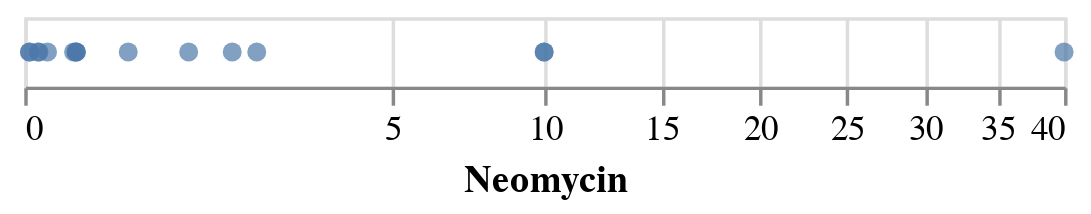

This figure's notebook cell:
### Markdown cell above
By default Altair uses a `linear` mapping between the domain values (MIC) and the range values (pixels). We can see that the MIC values span orders of magnitude: most points to cluster on the left, with a few large outliers to the right. 

To get a better overview of the data, we can apply a different scale transformation. To change the scale type, we'll set the `scale` attribute, using the `alt.Scale` method and `type` parameter.

Below is the result of using a square root (`sqrt`) scale type. Distances in the pixel range now correspond to the square root of distances in the data domain.

### Code cell
alt.Chart(antibiotics).mark_circle().encode(
    alt.X('Neomycin:Q',
          scale=alt.Scale(type='sqrt'))
)

### Figure 1 — Vega-Lite specification as saved in the notebook (floating-point values rounded to 4 significant figures)
{"config": {"view": {"continuousWidth": 300, "continuousHeight": 300}}, "data": {"name": "data-8833440f737304311e72aeeffd7b9881"}, "mark": {"type": "circle"}, "encoding": {"x": {"field": "Neomycin", "scale": {"type": "sqrt"}, "type": "quantitative"}}, "$schema": "https://vega.github.io/schema/vega-lite/v5.8.0.json", "datasets": {"data-8833440f737304311e72aeeffd7b9881": [{"Bacteria": "Aerobacter aerogenes", "Penicillin": 870.0, "Streptomycin": 1.0, "Neomycin": 1.6, "Gram_Staining": "negative", "Genus": "other"}, {"Bacteria": "Bacillus anthracis", "Penicillin": 0.001, "Streptomycin": 0.01, "Neomycin": 0.007, "Gram_Staining": "positive", "Genus": "other"}, {"Bacteria": "Brucella abortus", "Penicillin": 1.0, "Streptomycin": 2.0, "Neomycin": 0.02, "Gram_Staining": "negative", "Genus": "other"}, {"Bacteria": "Diplococcus pneumoniae", "Penicillin": 0.005, "Streptomycin": 11.0, "Neomycin": 10.0, "Gram_Staining": "positive", "Genus": "other"}, {"Bacteria": "Escherichia coli", "Penicillin": 100.0, "Streptomycin": 0.4, "Neomycin": 0.1, "Gram_Staining": "negative", "Genus": "other"}, {"Bacteria": "Klebsiella pneumoniae", "Penicillin": 850.0, "Streptomycin": 1.2, "Neomycin": 1.0, "Gram_Staining": "negative", "Genus": "other"}, {"Bacteria": "Mycobacterium tuberculosis", "Penicillin": 800.0, "Streptomycin": 5.0, "Neomycin": 2.0, "Gram_Staining": "negative", "Genus": "other"}, {"Bacteria": "Proteus vulgaris", "Penicillin": 3.0, "Streptomycin": 0.1, "Neomycin": 0.1, "Gram_Staining": "negative", "Genus": "other"}, {"Bacteria": "Pseudomonas aeruginosa", "Penicillin": 850.0, "Streptomycin": 2.0, "Neomycin": 0.4, "Gram_Staining": "negative", "Genus": "other"}, {"Bacteria": "Salmonella (Eberthella) typhosa", "Penicillin": 1.0, "Streptomycin": 0.4, "Neomycin": 0.008, "Gram_Staining": "negative", "Genus": "Salmonella"}, {"Bacteria": "Salmonella schottmuelleri", "Penicillin": 10.0, "Streptomycin": 0.8, "Neomycin": 0.09, "Gram_Staining": "negative", "Genus": "Salmonella"}, {"Bacteria": "Staphylococcus albus", "Penicillin": 0.007, "Streptomycin": 0.1, "Neomycin": 0.001, "Gram_Staining": "positive", "Genus": "Staphylococcus"}, {"Bacteria": "Staphylococcus aureus", "Penicillin": 0.03, "Streptomycin": 0.03, "Neomycin": 0.001, "Gram_Staining": "positive", "Genus": "Staphylococcus"}, {"Bacteria": "Streptococcus fecalis", "Penicillin": 1.0, "Streptomycin": 1.0, "Neomycin": 0.1, "Gram_Staining": "positive", "Genus": "Streptococcus"}, {"Bacteria": "Streptococcus hemolyticus", "Penicillin": 0.001, "Streptomycin": 14.0, "Neomycin": 10.0, "Gram_Staining": "positive", "Genus": "Streptococcus"}, {"Bacteria": "Streptococcus viridans", "Penicillin": 0.005, "Streptomycin": 10.0, "Neomycin": 40.0, "Gram_Staining": "positive", "Genus": "Streptococcus"}]}}
